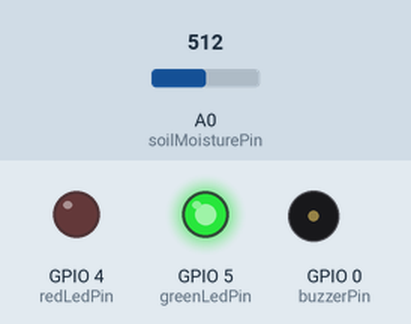
Bench run of a sketch on a simulated ESP8266 (NodeMCU). On the bench: output pins drawn as LEDs (lit = HIGH), buzzer (waves = sounding, pin HIGH). The test bench sets the inputs (shaded band); at power-on: A0 (soilMoisturePin) = 512. WiFi joins after 1.5 s; servers stay silent unless stated; what the sketch prints to the serial monitor is not drawn.

Above: at 2.7 s.
2.8 s: A0 (soilMoisturePin) set to 739
4.7 s: A0 (soilMoisturePin) set to 766
At 6.7 s:
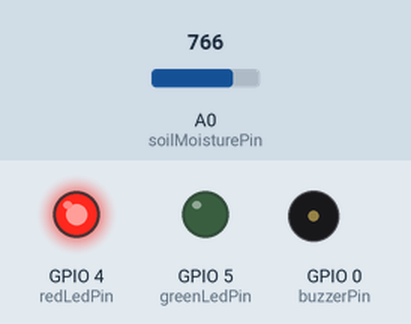
7.0 s: A0 (soilMoisturePin) set to 740
At 8.6 s:
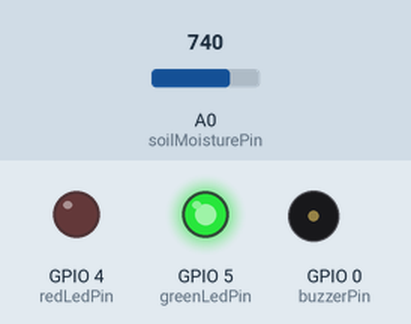
9.0 s: A0 (soilMoisturePin) set to 760
At 10.2 s:
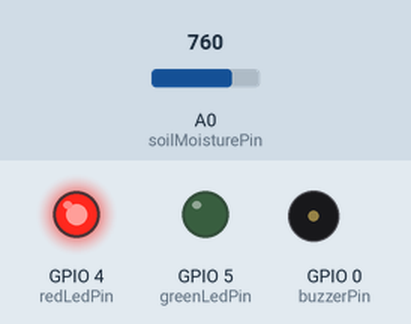
Timing chart, 0 to 12.0 s (numbered marks = the images above; inputs shaded):
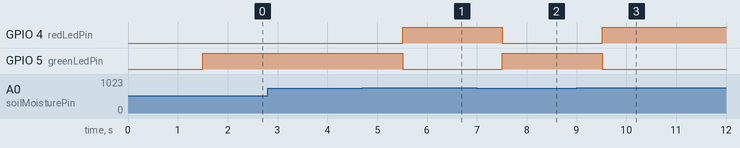

Measured:
- the behaviour switches between 750 and 751 on A0 (soilMoisturePin) (found by bisection; images 0 and 1)
- after the input at 2.8 s, every drawn part: stays the same
- after the input at 4.7 s, GPIO 4 (redLedPin): LOW → HIGH after 0.81 s; GPIO 5 (greenLedPin): HIGH → LOW after 0.81 s
- after the input at 7.0 s, GPIO 4 (redLedPin): HIGH → LOW after 0.51 s; GPIO 5 (greenLedPin): LOW → HIGH after 0.51 s
- after the input at 9.0 s, GPIO 4 (redLedPin): LOW → HIGH after 0.52 s; GPIO 5 (greenLedPin): HIGH → LOW after 0.52 s

The sketch:

plant-monitor.ino
```cpp
#include <ESP8266WiFi.h>
#include <WebSocketsServer.h>
#include <ArduinoJson.h>

// WiFi Credentials
const char* ssid = "Room 503";
const char* password = "22220000";

// WebSocket Server
WebSocketsServer webSocket = WebSocketsServer(81);

// Pin Configuration
const int soilMoisturePin = A0;
const int greenLedPin = 5;  // GPIO5 (D1 on NodeMCU)
const int redLedPin = 4;    // GPIO4 (D2 on NodeMCU)
const int buzzerPin = 0;    // GPIO0 (D3 on NodeMCU)
// System Variables
int threshold = 750;
unsigned long lastAlertTime = 0;
const unsigned long cooldownPeriod = 60000; // 1 minute
static bool wasAboveThreshold = false;

void setup() {
  Serial.begin(115200);

  // Initialize Pins
  pinMode(greenLedPin, OUTPUT);
  pinMode(redLedPin, OUTPUT);
  pinMode(buzzerPin, OUTPUT);
  digitalWrite(greenLedPin, LOW);
  digitalWrite(redLedPin, LOW);
  digitalWrite(buzzerPin, LOW);

  // Connect to WiFi
  WiFi.begin(ssid, password);
  while (WiFi.status() != WL_CONNECTED) {
    delay(500);
    Serial.print(".");
  }
  Serial.println("\nConnected to WiFi");
  Serial.print("IP Address: ");
  Serial.println(WiFi.localIP());

  // Start WebSocket Server
  webSocket.begin();
  webSocket.onEvent(webSocketEvent);
}

void loop() {
  webSocket.loop();

  static unsigned long lastSend = 0;
  if (millis() - lastSend > 1000) {
    int moisture = analogRead(soilMoisturePin);
    webSocket.broadcastTXT(String(moisture).c_str());  // Send as C-string
    updateLeds(moisture);
    lastSend = millis();
  }
}

void updateLeds(int moisture) {
  if (moisture > threshold) {
    digitalWrite(greenLedPin, LOW);
    digitalWrite(redLedPin, HIGH);
    if (!wasAboveThreshold) {
      lastAlertTime = 0; // Reset cooldown timer
      wasAboveThreshold = true;
    }
    handleBuzzer();
  } else {
    digitalWrite(greenLedPin, HIGH);
    digitalWrite(redLedPin, LOW);
    digitalWrite(buzzerPin, LOW);
    wasAboveThreshold=false;
  }
}

void handleBuzzer() {
  if (millis() - lastAlertTime > cooldownPeriod) {
 // Beep 3 times quickly
    for (int i = 0; i < 3; i++) {
      digitalWrite(buzzerPin, HIGH);
      delay(100); // Beep for 100ms
      digitalWrite(buzzerPin, LOW);
      delay(100); // Pause for 100ms
    }
    lastAlertTime = millis();
  }
}

void webSocketEvent(uint8_t num, WStype_t type, uint8_t * payload, size_t length) {
  switch(type) {
    case WStype_TEXT: {
      DynamicJsonDocument doc(128);
      deserializeJson(doc, payload);

      if (doc["type"] == "threshold") {
        threshold = doc["value"];
        Serial.print("Threshold updated to: ");
        Serial.println(threshold);
      }
      else if (doc["type"] == "buzzer") {
        digitalWrite(buzzerPin, doc["state"] ? HIGH : LOW);
      }
      break;
    }

     switch(type) {
    case WStype_CONNECTED:
      Serial.printf("[%u] Connected from %s\n",
        num, webSocket.remoteIP(num).toString().c_str());
      break;
    case WStype_DISCONNECTED:
      Serial.printf("[%u] Disconnected\n", num);
      break;
  }
  }
}
```
